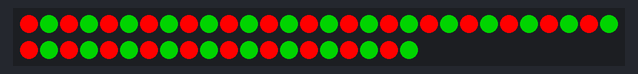
A sketch run on a simulated Arduino Uno, built with avr-gcc and run on an emulated ATmega328P. Parts: 50 RGB LEDs in strip order, left to right, continuing on the next row. Dim RGB values are drawn brighter than linear; random numbers use the default seed unless the sketch sets one.

Above: at 0.2 s.
At 12.67 s:
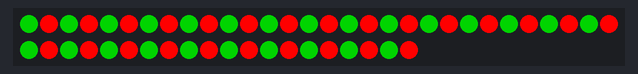
At 25.18 s:
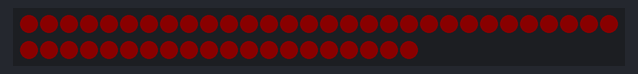
At 31.64 s:
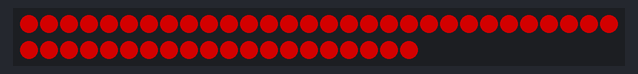
At 33.8 s:
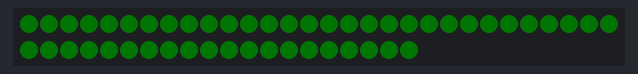
At 39.66 s:
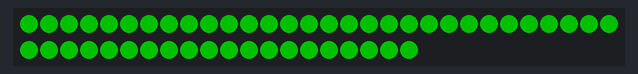

The sketch:

sketch.ino
```cpp
#include <FastLED.h>

#include "alphabet.h"
#include "colors.h"

#define NUM_LEDS 50
#define DATA_PIN 6

CRGB leds[NUM_LEDS];
int msg[] = {R,U,N};
int msg_length = 3;

void setup() {
  FastLED.addLeds<WS2811, DATA_PIN>(leds, NUM_LEDS);
}

void loop() {

  for(int i = 0; i < 20; i++){ xmas(); }
  for(int i = 0; i < 2; i++){ red_green(); }

  delay(seconds(3));
  print(msg, msg_length, 1000);
  delay(seconds(2));

  for(int i = 0; i < 20; i++){ scary2(); }

  clear();
  delay(seconds(5));
}
```

Patterns.ino
```cpp
void rainbowLoop() {
  for (int i = 0; i < NUM_LEDS; i++){
    leds[i].setHue(i*5);
    FastLED.show();
    delay(50);
    leds[i] = OFF;
    FastLED.show();
  }
}

void rainbow() {
  for (int i = 0; i < 256; i++){
    for(int l = 0; l < NUM_LEDS; l++){
      leds[l].setHue(i);
    }
    FastLED.show();
    delay(50);
  }
}

void red_green(){
  fill_solid(leds, NUM_LEDS, CRGB::Green);
  for (int i = 0; i < 256; i++){
    FastLED.setBrightness(i);
    FastLED.show();
    delay(15);
  }
  for (int i = 255; i >= 0; i--){
    FastLED.setBrightness(i);
    FastLED.show();
    delay(15);
  }
  fill_solid(leds, NUM_LEDS, CRGB::Red);
  for (int i = 0; i < 256; i++){
    FastLED.setBrightness(i);
    FastLED.show();
    delay(15);
  }
  for (int i = 255; i >= 0; i--){
    FastLED.setBrightness(i);
    FastLED.show();
    delay(15);
  }
  FastLED.setBrightness(255);
  clear();
}


void scary(){
  CRGB colors[] = {CRGB::Red, CRGB::Orange, CRGB::Yellow, CRGB::Purple, CRGB::Green};
  for (int i = 0; i < NUM_LEDS; i++) {
    if (random(3) == 0){
      leds[i] = colors[random(5)];
    } else {
      leds[i] = OFF;
    }
  }
  FastLED.show();
  delay(100);
}

void scary2(){
  CRGB colors[] = {CRGB::Red, CRGB::Orange, CRGB::Yellow, CRGB::Purple, CRGB::Green};
  for (int i = 0; i < NUM_LEDS; i++) {
    leds[i] = colors[random(5)];
  }
  FastLED.show();
  delay(150 + random(150));

  clear();
  delay(50 + random(300));
}

void xmas(){
  for (int i = 0; i < NUM_LEDS; i++){
    if(i % 2 == 0){
      leds[i] = CRGB::Red;
    } else {
      leds[i] = CRGB::Green;
    }
  }
  FastLED.show();
  delay(400);
  for (int i = 0; i < NUM_LEDS; i++){
    if(i % 2 == 1){
      leds[i] = CRGB::Red;
    } else {
      leds[i] = CRGB::Green;
    }
  }
  FastLED.show();
  delay(400);
}
```

alphabet.h
```cpp
#define A 0
#define B 2
#define C 4
#define D 6
#define E 8
#define FF 10
#define G 12
#define H 14
#define I 16
#define J 30
#define K 28
#define L 26
#define M 24
#define N 22
#define O 20
#define P 18
#define Q 32
#define R 34
#define S 36
#define T 38
#define U 40
#define V 42
#define W 44
#define X 46
#define Y 48
#define Z 49
```

colors.h
```cpp
#define OFF CRGB::Black
#define JAM 0x982371
```

util.ino
```cpp
void clear(){
  fill_solid(leds, NUM_LEDS, OFF);
  FastLED.show();
}

int seconds(int s){
  return 1000*s;
}

void print(int str[],int len, int d) {
  for(int i = 0; i < len; i++) {
    showSingle(str[i], JAM, d);
    hideSingle(str[i], d);
  }
}

void showSingle(int led, long color, int d){
  leds[led] = color;
  FastLED.show();
  delay(d);
}

void hideSingle(int led, int d) {
  leds[led] = OFF;
  FastLED.show();
  delay(d);
}
```

Measured:
- what the display in image 1 shows lasts 0.4 s, from 12.5 s to 12.9 s
